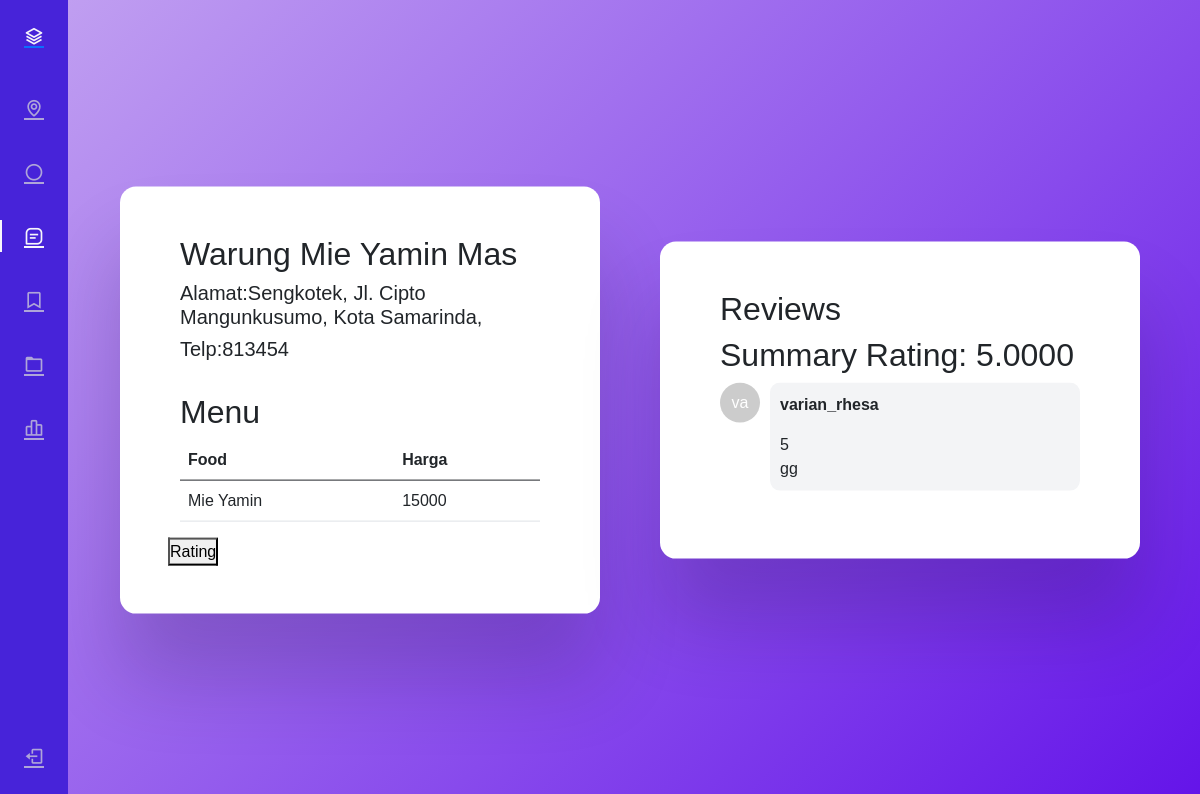
/menu.php?id=3, run on the app's committed database.
### tables this page shows
CREATE TABLE `rumahmakan` (
  `id_rm` int(10) NOT NULL,
  `nama_rumahmakan` varchar(20) NOT NULL,
  `Alamat` varchar(50) NOT NULL,
  `lokasi_rm` varchar(500) NOT NULL,
  `no_telp` varchar(16) NOT NULL
);

CREATE TABLE `menu` (
  `Id_Menu` int(30) NOT NULL,
  `Menu` varchar(30) NOT NULL,
  `Harga` float NOT NULL,
  `Id_rm` int(10) NOT NULL
);

CREATE TABLE `rating` (
  `id_rm` int(10) NOT NULL,
  `username` varchar(20) NOT NULL,
  `Rating` int(1) NOT NULL,
  `Komentar` varchar(50) NOT NULL
);

### menu.php (the view, shortened to what this page needs)
<?php
include "config.php";
if (isset($_GET['id'])) {
  $id = $_GET['id'];
}
?>
<!DOCTYPE html>
<html lang="en">
<head>
  <link rel="stylesheet" href="https://cdn.jsdelivr.net/npm/bootstrap@5.0.0-beta1/dist/css/bootstrap.min.css"
    type="text/css">
  <link rel="stylesheet" href="https://cdn.jsdelivr.net/npm/boxicons@latest/css/boxicons.min.css" type="text/css">
  <link rel="stylesheet" href="https://cdn.jsdelivr.net/npm/bootstrap@5.0.0-beta1/dist/css/bootstrap.min.css"
    type="text/css">
  <link rel="stylesheet" href="https://cdn.jsdelivr.net/npm/boxicons@latest/css/boxicons.min.css" type="text/css">
</head>
<body>
  <div class="l-navbar sidebar-custom" id="nav-bar">
    <nav class="nav">
      <div> <a href="#" class="nav_logo"> <i class='bx bx-layer nav_logo-icon'></i>  </a>
        <div class="nav_list">
          <a href="dashboard.php" class="nav_link "> <i class='bx bx-map nav_icon'></i>  </a>
          <a href="roulette.php" class="nav_link"> <i class='bx bx-circle nav_icon'></i>  </a>
          <a href="#" class="nav_link active"> <i class='bx bx-message-square-detail nav_icon'></i>  </a>
          <a href="#" class="nav_link"> <i class='bx bx-bookmark nav_icon'></i> <span class="nav_name">Bookmark</span>
          </a>
          <a href="#" class="nav_link"> <i class='bx bx-folder nav_icon'></i> <span class="nav_name">Files</span> </a>
          <a href="#" class="nav_link"> <i class='bx bx-bar-chart-alt-2 nav_icon'></i>  </a>
        </div>
      </div> <a href="index.php" class="nav_link"> <i class='bx bx-log-out nav_icon'></i>  </a>
    </nav>
  </div>
  <div class="wrapper2">
    <div class="container">
      <?php
      $sql1 = "SELECT * FROM rumahmakan where id_rm = $id";
      $query1 = mysqli_query($conn, $sql1);
          while ($row = mysqli_fetch_assoc($query1)) {
            echo "<tr>
                    <td><h2>" . $row['nama_rumahmakan'] . "</h2></td>
                    <td><h5>Alamat:" . $row['Alamat'] . "</h5></td>
                    <td><h5>Telp:" . $row['no_telp'] . "</h5></td>
                  </tr>";
          }
        ?>
        <br>
      <h2>Menu</h2>
      <table class="table">
        <thead>
          <tr>
            <th scope="col">Food</th>
            <th scope="col">Harga</th>
          </tr>
        </thead>
        <tbody>
          <?php
          $sql2 = "SELECT * FROM menu where id_rm = $id";
          $query2 = mysqli_query($conn, $sql2);
          while ($row = mysqli_fetch_assoc($query2)) {
            echo "<tr>
                    <td>" . $row['Menu'] . "</td>
                    <td>" . $row['Harga'] . "</td>
                  </tr>";
          }
          ?>
        </tbody>
      </table>
    </div>
    <a href="rating.php?id=<?php echo $id; ?>"><button>Rating</button></a>
  </div>
  <div class="wrapper3">
    <div class="container">
    <h2>Reviews</h2>
    <?php
        $query = "SELECT AVG(Rating) AS avg_rating FROM rating WHERE id_rm = $id";
        $result = mysqli_query($conn, $query);
        $row = mysqli_fetch_assoc($result);
        $summary =  $row['avg_rating'];
      ?>
      <h2>Summary Rating: <?php echo $summary; ?> </h2>
      <div class="chat-container">
        <?php
        if (isset($_GET['id'])) {
          $id = $_GET['id'];
        }
        $sql = "SELECT * FROM rating where id_rm = $id";
        $query = mysqli_query($conn, $sql);
        while ($row = mysqli_fetch_assoc($query)) {
          ?>
          <div class="chat-bubble">
            <div class="chat-avatar">
              <span class="avatar-initials">
                <?php echo substr($row['username'], 0, 2); ?>
              </span>
            </div>
            <div class="chat-message">
              <p class="chat-user">
                <?php echo $row['username']; ?>
              </p>
              <p class="chat-text">
                <?php echo $row['Rating']; ?>
              </p>
              <p class="chat-text">
                <?php echo $row['Komentar']; ?>
              </p>
            </div>
          </div>
          <?php
        }
        ?>
      </div>
    </div>
  </div>
</body>
</html>

### menu.php (style rules this page uses)
:root { --header-height: 3rem; --nav-width: 68px; --first-color: #4723D9; --first-color-light: #AFA5D9; --white-color: #F7F6FB; --body-font: 'Nunito', sans-serif; --normal-font-size: 1rem; --z-fixed: 100 }
body { position: relative; margin: var(--header-height) 0 0 0; padding: 0 1rem; font-family: var(--body-font); font-size: var(--normal-font-size); transition: .5s }
a { text-decoration: none }
.l-navbar { position: fixed; top: 0; left: -30%; width: var(--nav-width); height: 100vh; background-color: var(--first-color); padding: .5rem 1rem 0 0; transition: .5s; z-index: var(--z-fixed) }
.nav { height: 100%; display: flex; flex-direction: column; justify-content: space-between; overflow: hidden }
.nav_logo, .nav_link { display: grid; grid-template-columns: max-content max-content; align-items: center; column-gap: 1rem; padding: .5rem 0 .5rem 1.5rem }
.nav_logo { margin-bottom: 2rem }
.nav_logo-icon { font-size: 1.25rem; color: var(--white-color) }
.nav_link { position: relative; color: var(--first-color-light); margin-bottom: 1.5rem; transition: .3s }
.nav_icon { font-size: 1.25rem }
.active { color: var(--white-color) }
.active::before { content: ''; position: absolute; left: 0; width: 2px; height: 32px; background-color: var(--white-color) }
@media screen and (min-width: 768px) { body { margin: calc(var(--header-height) + 1rem) 0 0 0; padding-left: calc(var(--nav-width) + 2rem) } }
@media screen and (min-width: 768px) { .l-navbar { left: 0; padding: 1rem 1rem 0 0 } }
* { padding: 0; margin: 0; box-sizing: border-box; font-family: "Poppins", sans-serif; }
body { height: 100vh; background: linear-gradient(135deg, #c3a3f1, #6414e9); }
.wrapper2 { width: 40%; max-width: 34.37em; max-height: 90vh; background-color: #ffffff; position: absolute; transform: translate(-50%, -50%); top: 50%; left: 30%; padding: 3em; border-radius: 1em; box-shadow: 0 4em 5em rgba(27, 8, 53, 0.2); }
.wrapper3 { width: 40%; max-width: 34.37em; max-height: 90vh; background-color: #ffffff; position: absolute; transform: translate(-50%, -50%); top: 50%; left: 75%; padding: 3em; border-radius: 1em; box-shadow: 0 4em 5em rgba(27, 8, 53, 0.2); }
.container { position: relative; width: 100%; height: 100%; }
.chat-container { max-height: 300px; overflow-y: auto; }
.chat-bubble { display: flex; margin-bottom: 20px; }
.chat-avatar { width: 40px; height: 40px; border-radius: 50%; background-color: #ccc; display: flex; align-items: center; justify-content: center; }
.avatar-initials { font-size: 16px; color: #fff; }
.chat-message { flex: 1; margin-left: 10px; background-color: #f3f4f6; padding: 10px; border-radius: 10px; }
.chat-user { font-weight: bold; }
.chat-text { margin: 0; }

### data on the page
rumahmakan: nama_rumahmakan "Warung Mie Yamin Mas", Alamat "Sengkotek, Jl. Cipto Mangunkusumo, Kota Samarinda,", no_telp "813454"
menu: Menu "Mie Yamin", Harga "15000"
rating: username "va", username "varian_rhesa", Rating "5", Komentar "gg"

### other printed values
$summary "5.0000"
